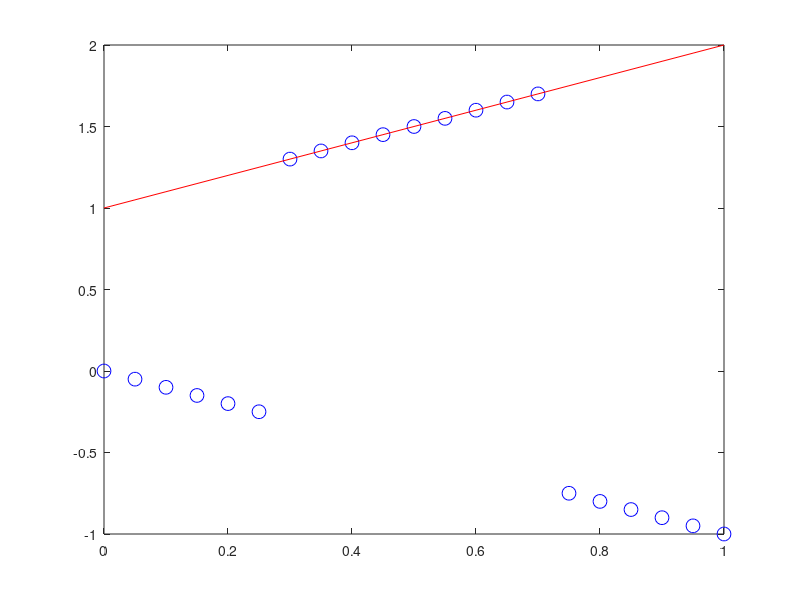

The MATLAB source for this figure:
%% Single Line Fitting
% Input: x, y
% Output: line(2)
% Author: Ruofei Du
function [ res ] = line_fitting_w(x, y, w, draw, debug)
%line fitting
%   fit a line
if (nargin < 3) debug = true; elseif (nargin < 4) debug = false; end
if (nargin <= 3) draw = false; end

if (debug)
     %  x(:) = 0.5;
    %y = 0:0.05:1;
    
    x = 0:0.05:1;
    y = (abs(x-0.5)<0.25) .* (x+1) + (abs(x-0.5)>=0.25).*(-x);

 
    n = size(x, 2); 
    w = ones(1, n); 
    w(7:15) = 0; 
    w = ~w; 
    %r = rand() * x + rand() - y;
    %w = exp((-r.^2)/(sigma.^2)) ./ sum(exp((-r.^2)/(sigma.^2)));
end
n = size(x, 2); 
L = [ sum(w.*(x.^2)), sum(w.*x); sum(w.*x), sum(w)]; 
R = [ sum(w.*x.*y), sum(w.*y) ]; 

if (debug || draw)
    plot(x, y, 'bo', 'MarkerSize', 10); hold on;
end

if det(L) ~= 0
    res = R / L; 
    if (debug || draw)
        plot(x, res(1)*x+res(2),'r');
    end
else
    res(1) = NaN;
    res(2) = mean(x);
    if (debug || draw)
        plot([res(2), res(2)], [min(y), max(y)], 'r')
    end
end

end

